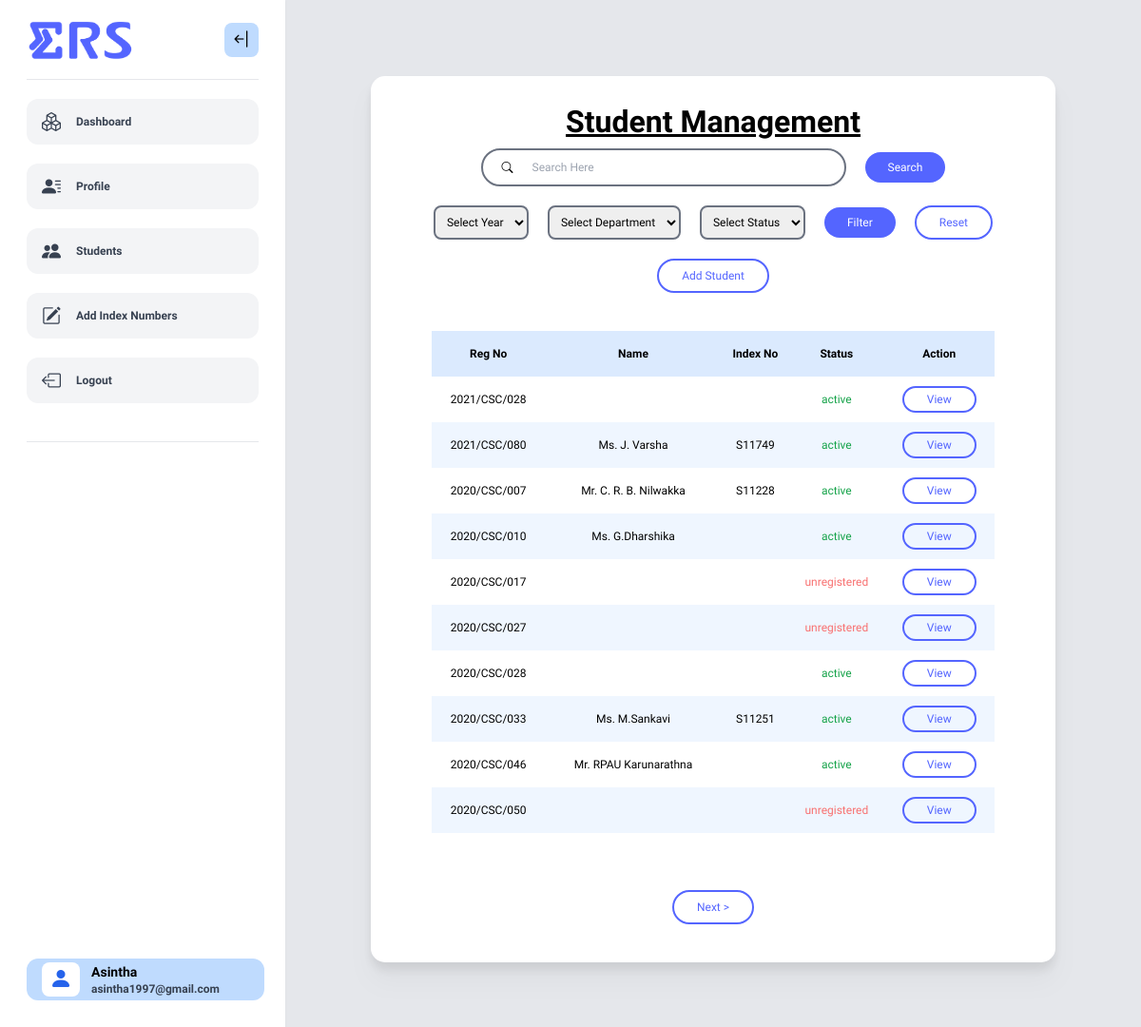
The app's page /admin/index.php?page=stud (signed in) with its own data.
### tables this page shows
CREATE TABLE `student` (
  `regNo` varchar(12) NOT NULL,
  `title` varchar(5) DEFAULT NULL,
  `nameWithInitial` varchar(60) DEFAULT NULL,
  `fullName` varchar(150) DEFAULT NULL,
  `district` varchar(30) DEFAULT NULL,
  `mobileNo` varchar(11) DEFAULT NULL,
  `landlineNo` varchar(11) DEFAULT NULL,
  `homeAddress` varchar(300) DEFAULT NULL,
  `addressInJaffna` varchar(300) DEFAULT NULL,
  `profile_img` varchar(255) DEFAULT NULL
);

CREATE TABLE `student_check` (
  `regNo` varchar(12) NOT NULL,
  `email` varchar(80) NOT NULL,
  `password` varchar(255) DEFAULT NULL,
  `status` varchar(20) NOT NULL DEFAULT 'unregistered',
  `verificationCode` int(11) DEFAULT NULL,
  `verificationStatus` varchar(15) NOT NULL DEFAULT 'not_verified'
);

CREATE TABLE `exam_stud_index` (
  `exam_id` int(11) NOT NULL,
  `regNo` varchar(12) NOT NULL,
  `indexNo` varchar(10) NOT NULL
);

### config/adminName.php (called while the page is built, shortened)
<?php
$get_name = "
    SELECT a.name, ad.title
    FROM admin a
    INNER JOIN admin_details ad
    ON a.email = ad.email
    WHERE ad.email ='".$_SESSION['userid']."'";
$res = mysqli_fetch_assoc(mysqli_query($con, $get_name));
$userprofname = $res['name'];
?>

### admin/studentAdmin/admin_student.php (the view, shortened to what this page needs)
<?php
$current_page = isset($_GET['no']) ? intval($_GET['no']) : 1;
$records_per_page = 10;
$offset = ($current_page - 1) * $records_per_page;
$indexSelect="";
$indexQuery="";
if(isset($exam)){
    $examID = $exam['exam_id'];
    $indexSelect=", exam_stud_index.indexNo ";
    $indexQuery = " LEFT JOIN exam_stud_index ON exam_stud_index.regNo = student_check.regNo AND exam_stud_index.exam_id = $examID";
}
$sql = "SELECT student.*, student_check.*".$indexSelect." FROM student INNER JOIN student_check ON student.regNo = student_check.regNo".$indexQuery;
$limit = " LIMIT $offset, $records_per_page";
$order =" ORDER BY CAST(SUBSTRING_INDEX(student.regNo, '/', 1) AS UNSIGNED) DESC,
  SUBSTRING_INDEX(SUBSTRING_INDEX(student.regNo, '/', 2), '/', -1),
  CAST(SUBSTRING_INDEX(student.regNo, '/', -1) AS UNSIGNED)";
$forcount = $sql;
$sql .=$order;
$sql .= $limit;
$stdlist = mysqli_query($con, $sql);
?>
<div class="flex flex-col items-center justify-around gap-5">
    <h1 class="title">Student Management</h1>
    <form  id="searchform" action="index.php?page=stud" method="post" class="flex items-center gap-5">
        <div class="search-bar w-96 h-10 border-2 border-gray-500 rounded-full flex items-center gap-5 px-5">
            <i class="bi bi-search"></i>
            <input type="text" name="searchkey" placeholder="Search Here" value="<?php echo (isset($searchkey)) ? $searchkey : "" ?>" class="outline-none h-full w-full" required>
        </div>
        <button class="btn fill-btn" type="submit" name="search">Search</button>
    </form>
    <div class="filter">
        <form id="filterform" method="post" action="index.php?page=stud"  class="flex gap-5 items-center">
            <select name="year" id="year"  class="p-2 border-2 border-gray-500 rounded-lg outline-none">
                <option value="none">Select Year</option>
            </select>
            <?php
                $distinctDept = "SELECT DISTINCT SUBSTRING(SUBSTRING_INDEX(regNo, '/', 2), 6) AS code FROM student";
                $result = $con->query($distinctDept);
                if ($result->num_rows > 1) { ?>
                    <select for="dept" name="dept" class="p-2 border-2 border-gray-500 rounded-lg outline-none">
                        <option value="none">Select Department</option>
                    </select>
                <?php
                }
            ?>
            <?php
                $distinctStatus = "SELECT DISTINCT status FROM student_check";
                $result = $con->query($distinctStatus);
                if ($result->num_rows > 1) { ?>
                    <select for="status" name="status" class="p-2 border-2 border-gray-500 rounded-lg outline-none">
                        <option value="none">Select Status</option>
                    </select>
                    <?php
                }
            ?>
            <div class="flex items-center gap-5">
                <button type="submit" name="filter" value="Filter" class="btn fill-btn">Filter</button>
                <a href="index.php?page=stud">
                    <button id="add" class="btn outline-btn">Reset</button>
                </a>
            </div>
        </form>
    </div>
    <a href="index.php?page=addStud">
        <button id="add" class="btn outline-btn">Add Student</button>
    </a>
    <table class="w-10/12 mt-5 text-center">
        <tr class="h-12 bg-blue-100 font-semibold">
            <th>Reg No</th>
            <th>Name</th>
            <?php if(isset($exam)){?>
                <th>Index No</th>
            <?php }?>
            <th>Status</th>
            <th>Action</th>
        </tr>
        <?php
        if (mysqli_num_rows($stdlist) > 0) {
        while ($row = mysqli_fetch_assoc($stdlist)) {
            ?>
            <tr class="h-12 odd:bg-blue-50">
                <td><?php echo $row['regNo']; ?></td>
                <td><?php echo ($row['title'] != "") ? $row['title'] . ". " : "";
                    echo $row['nameWithInitial']; ?></td>
                <?php if(isset($exam)){?>
                    <td><?php echo $row['indexNo']; ?></td>
                <?php }?>
                <td class="<?php echo ($row['status'] == 'active') ? 'text-green-600' : 'text-red-400'; ?>"><?php echo $row['status']; ?></td>
                <td>
                    <button onclick="view('<?php echo $row['regNo']; ?>')" class="btn outline-btn !py-1">View</button>
                </td>
            </tr>
            <?php
        }
        } else {
            echo "<tr class='h-12 odd:bg-blue-50'>
                     <td colspan='4'>No record found</td>
                  </tr>
                ";
        }
        ?>
    </table>
<div class="w-1/2 flex items-center justify-around mt-10">
<?php
$next_page = $current_page + 1;
    $count_result = mysqli_query($con, $forcount);
    $total_records = $count_result->num_rows;
    $total_pages = ceil($total_records / $records_per_page);
    if ($next_page <= $total_pages) {
        echo "<button onclick='pagechange($next_page)' class='btn outline-btn'>Next ></button>";
    }
    ?>
</div>
</div>

### admin/navbar.php (shortened to what this page needs)
<nav
        id="navBar"
        class="fixed top-0 bottom-0 lg:left-0 py-5 px-7 w-[300px] bg-white drop-shadow-sm transition-all">
    <div class="flex items-center justify-between">
        <img
                src="../assets/img/logo/ERS_logo.gif"
                alt="Logo"
                class="w-28 transition-all"
                id="nav-logo"/>
        <i
                onclick="toggleNavBar()"
                id="open-close-btn"
                class="bi bi-arrow-bar-left text-xl py-1 px-2 rounded-lg bg-blue-200 text-black cursor-pointer transition-all"></i>
    </div>
    <hr class="bg-gray-700 my-5"/>
    <div class="flex flex-col gap-5" id="navLinks">
        <a
                id="dashboardLink"
                href="../admin"
                class="flex items-center gap-4 w-full bg-gray-100 rounded-xl py-2.5 px-4 cursor-pointer transition-all hover:bg-gray-200 hover:text-black font-semibold text-gray-700">
            <i class="bi bi-boxes text-xl"></i>
            <span class="transition-all">Dashboard</span>
        </a>
        <a
                id="dashboardLink"
                href="index.php?page=profile"
                class="flex items-center gap-4 w-full bg-gray-100 rounded-xl py-2.5 px-4 cursor-pointer transition-all hover:bg-gray-200 hover:text-black font-semibold text-gray-700">
            <i class="bi bi-person-lines-fill text-xl"></i>
            <span class="transition-all">Profile</span>
        </a>
        <?php if ($_SESSION['role'] == "Admin_Student") { ?>
            <a
                    id="dashboardLink"
                    href="index.php?page=stud"
                    class="flex items-center gap-4 w-full bg-gray-100 rounded-xl py-2.5 px-4 cursor-pointer transition-all hover:bg-gray-200 hover:text-black font-semibold text-gray-700">
                <i class="bi bi-people-fill text-xl"></i>
                <span class="transition-all">Students</span>
            </a>
            <?php
            $getCurrentExam = "SELECT * FROM exam_reg WHERE status = 'draft'";
            $result = mysqli_query($con, $getCurrentExam);
            if ($result->num_rows > 0) {
                $curExam = mysqli_fetch_assoc($result);
            }
            ?>
            <?php if (isset($curExam)) { ?>
                <a
                        id="dashboardLink"
                        href="index.php?page=addIndex"
                        class="flex items-center gap-4 w-full bg-gray-100 rounded-xl py-2.5 px-4 cursor-pointer transition-all hover:bg-gray-200 hover:text-black font-semibold text-gray-700">
                    <i class="bi bi-pencil-square text-xl"></i>
                    <span class="transition-all">Add Index Numbers</span>
                </a>
            <?php } ?>
        <?php } ?>
        <a
                id="dashboardLink"
                href="../logout.php"
                class="flex items-center gap-4 w-full bg-gray-100 rounded-xl py-2.5 px-4 cursor-pointer transition-all hover:bg-gray-200 hover:text-black font-semibold text-gray-700">
            <i class="bi bi-box-arrow-left text-xl"></i>
            <span class="transition-all">Logout</span>
        </a>
    </div>
    <hr class="bg-gray-700 my-10"/>
    <a
            id="profile-sec"
            href="index.php?page=profile"
            class="fixed bottom-10 w-10/12 mx-auto bg-blue-200 rounded-xl flex items-center gap-3 py-1 px-4 cursor-pointer overflow-x-hidden">
        <i
                class="user-icon bi bi-person-fill text-2xl py-0.5 px-2 rounded-lg bg-white text-blue-600"></i>
        <div class="name-email leading-tight">
            <h4 class="text-black font-bold text-sm"><?php echo $userprofname ?></h4>
            <p class="text-xs font-semibold text-gray-700"><?php echo $_SESSION['userid'] ?></p>
        </div>
    </a>
</nav>

### assets/css/admin.css (style rules this page uses)
:root { --primary: #5465ff; --secondary: #bfd7ff; --error: #ff5733; --title: "Kanit"; }
* { margin: 0; padding: 0; box-sizing: border-box; font-family: "Geologica", serif; }
.title { font-family: var(--title); font-weight: bolder; font-size: 2rem; text-decoration: underline; }
.btn { border: none; border-radius: 9999px; padding: 0.5rem 1.5rem; font-weight: 500; cursor: pointer; text-align: center; transition: 0.4s all ease; }
.fill-btn { background-color: var(--primary) !important; color: white; }
.outline-btn { background-color: transparent; color: var(--primary); border: 2px solid var(--primary) !important; }

### records on screen
student: regNo.regNo "2021/CSC/028", regNo.status "active"
student: regNo.regNo "2021/CSC/080", title "Ms", nameWithInitial "J. Varsha", exam_stud_index.indexNo "S11749", regNo.status "active"
student: regNo.regNo "2020/CSC/007", title "Mr", nameWithInitial "C. R. B. Nilwakka", exam_stud_index.indexNo "S11228", regNo.status "active"
student: regNo.regNo "2020/CSC/010", title "Ms", nameWithInitial "G.Dharshika", regNo.status "active"
student: regNo.regNo "2020/CSC/017", regNo.status "unregistered"
student: regNo.regNo "2020/CSC/027", regNo.status "unregistered"
student: regNo.regNo "2020/CSC/028", regNo.status "active"
student: regNo.regNo "2020/CSC/033", title "Ms", nameWithInitial "M.Sankavi", exam_stud_index.indexNo "S11251", regNo.status "active"
student: regNo.regNo "2020/CSC/046", title "Mr", nameWithInitial "RPAU Karunarathna", regNo.status "active"
student: regNo.regNo "2020/CSC/050", regNo.status "unregistered"

### other values on screen
$userprofname "Asintha"
$_SESSION['userid'] "asintha1997@gmail.com"
